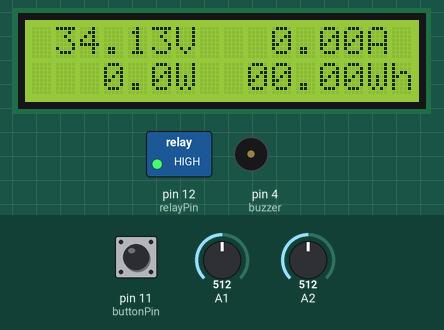
The sketch below on a simulated Arduino Uno, built with avr-gcc and run on an emulated ATmega328P. On the bench: 16×2 character LCD, switched loads named in the sketch (green lamp = pin HIGH), buzzer (waves = sounding). The test bench sets the inputs (shaded band); at power-on: A1 = 512, A2 = 512, pin 11 (buttonPin) LOW. What the sketch prints to the serial monitor is not drawn.

Above: at 19.5 s.
19.6 s: A1 set to 533
At 21.92 s:
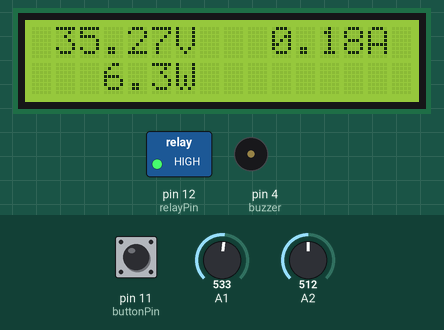
22.9 s: A1 set to 555
At 26.1 s:
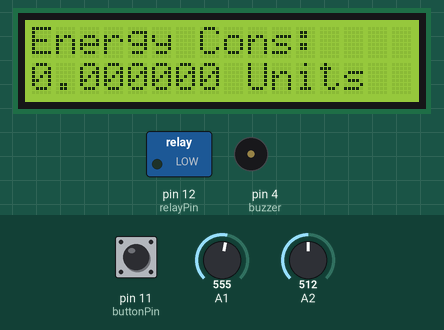
26.2 s: A2 set to 716
At 29.0 s:
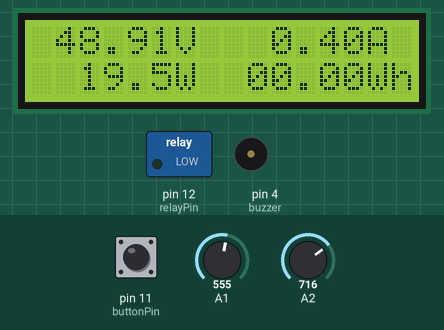
29.5 s: A2 set to 900
At 31.79 s:
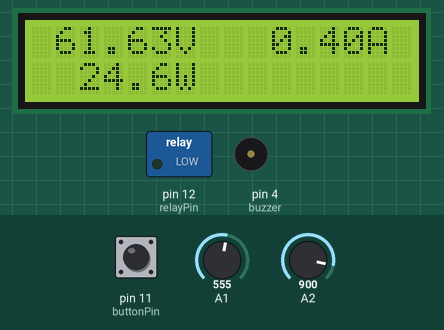
32.8 s: A1 set to 511
At 35.6 s:
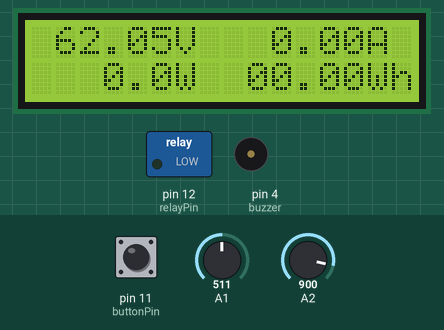
36.1 s: pin 11 (buttonPin) pulled HIGH for 1 s
At 37.7 s:
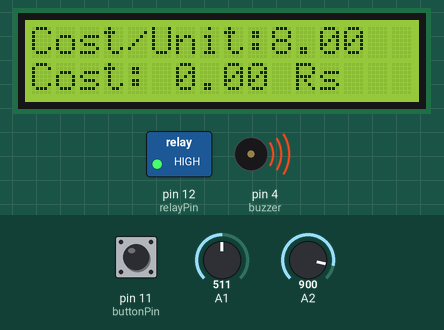
Timing chart, 0 to 39.4 s (numbered marks = the images above; inputs shaded):
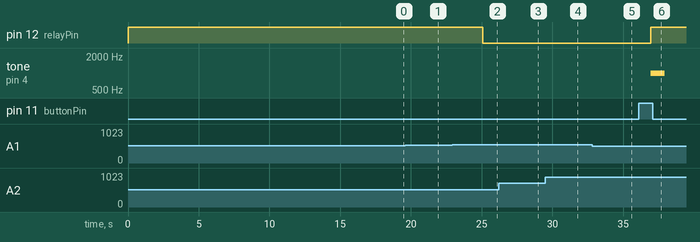

The sketch:

Arduino_Energy_Meter005.ino
```cpp
#include <Wire.h>
#include <LiquidCrystal_I2C.h>

LiquidCrystal_I2C lcd(0x27, 2, 16);  // LCD object with I2C address 0x27, 2 rows, and 16 columns
const int analogInPin = A0;  // Analog pin for voltage measurement
const int relayPin = 12;  // Pin connected to the relay module
const int buttonPin = 11;  // Pin connected to the manual control button
bool isButtonPressed = false;  // Flag to track button press
unsigned long lastButtonPress = 0;  // Store the time of the last button press

int a, b, c;  // Variables for sensor readings
long volt, current, power, ah, wh;  // Variables for voltage, current, power, ampere-hours, and watt-hours
unsigned long msec = 0;  // Current milliseconds
float time = 0.0;  // Elapsed time
int sample = 0;  // Sample count for averaging
float totalCharge = 0.0;  // Total charge in ampere-seconds
float averageAmps = 0.0;  // Average current
float ampSeconds = 0.0;  // Ampere-seconds
long ampHours = 0;  // Ampere-hours

// Pacman Intro Theme
// Melody and note definitions for the piezo buzzer
// (Note: Music part has been removed in this version)
// ...

int tempo = 105;  // Tempo of the musical notes
int buzzer = 4;  // Pin connected to the piezo buzzer

int melody[] = {
  // Melody array (Note: Music part has been removed in this version)
  // ...
};

int notes = sizeof(melody) / sizeof(melody[0]) / 2;  // Calculate the number of notes in the melody
int wholenote = (60000 * 4) / tempo;  // Calculate the duration of a whole note
int divider = 0, noteDuration = 0;  // Variables for note duration calculations

// Setup function: Initializes pins, LCD, and performs startup melody and scrolling text
void setup() {
  pinMode(relayPin, OUTPUT);
  digitalWrite(relayPin, HIGH);  // Ensure the relay is initially turned off
  pinMode(buttonPin, INPUT);
  pinMode(buzzer, OUTPUT);
  lcd.begin(16, 2);  // Initialize the LCD with 16 columns and 2 rows
  Serial.begin(9600);
  lcd.init();
  lcd.backlight();

  lcd.setCursor(0, 0);
  lcd.print("GOOD DAY");

  // Play startup melody (Note: Music part has been removed in this version)
  // ...

  lcd.clear();
  lcd.setCursor(0, 0);
  lcd.print("Energy Meter");

  delay(2000);

  scrollText("Circuits & Measurements Lab  COURSE PROJECT  ");

  for (int i = 0; i < 2; ++i) {
    lcd.setCursor(0, 1);
    lcd.print("Initializing");
    delay(500);
    lcd.print(".");
    delay(500);
    lcd.print(".");
    delay(500);
    lcd.print(".");
    delay(500);
    lcd.clear();
  }

  lcd.clear();
}

// Main loop function: Reads sensor values, calculates parameters, and updates the LCD
void loop() {
  // Read analog sensor values for voltage and current
  for (int i = 0; i < 200; i++) {
    c = analogRead(A1);
    a = analogRead(A2);
    volt = volt + a;
    current = current + c;
    delay(1);
  }

  // Calculate average current and adjust values
  current = (current / 200 - 514);
  if (current < 0.01) current = 0;
  current = current * 0.9999;
  volt = volt / 30;
  power = (volt * current) / 1000;

  sample = sample + 1;

  long msec = millis();
  float time = (float)msec / 1000.0;
  totalCharge = totalCharge + current;
  averageAmps = totalCharge / sample;
  ampSeconds = averageAmps * time;
  ampHours = ampSeconds / 3600;
  wh = ampHours * volt;

  // Print electrical parameters to the serial monitor
  Serial.print("{\"voltage\":");
  Serial.print(volt);
  Serial.print("}  ");
  Serial.print(current);
  Serial.print("mA ");
  Serial.print(power, 6);
  Serial.print("W ");
  Serial.print(ampHours, 6);
  Serial.print("Ah ");
  Serial.print(wh);
  Serial.print(" WATTHOUR   ");
  Serial.print(" units   ");
  Serial.print(wh / 1000.0, 6);
  Serial.println();

  // Control the relay based on current limits and button presses
  controlRelay();

  // Update the LCD with real-time information
  lcd.setCursor(6, 0);
  lcd.print("V");
  b = volt % 10;
  lcd.setCursor(5, 0);
  lcd.print(b);
  b = (volt / 10) % 10;
  lcd.setCursor(4, 0);
  lcd.print(b);
  lcd.setCursor(3, 0);
  lcd.print(".");
  b = (volt / 100) % 10;
  lcd.setCursor(2, 0);
  lcd.print(b);
  b = (volt / 1000) % 10;
  lcd.setCursor(1, 0);
  if (volt > 999) lcd.print(b);
  else lcd.print(" ");

  lcd.setCursor(14, 0);
  lcd.print("A");

  b = current % 10;
  lcd.setCursor(13, 0);
  lcd.print(b);
  b = (current / 10) % 10;
  lcd.setCursor(12, 0);
  lcd.print(b);
  lcd.setCursor(11, 0);
  lcd.print(".");
  b = (current / 100) % 10;
  lcd.setCursor(10, 0);
  lcd.print(b);

  lcd.setCursor(6, 1);
  lcd.print("W");
  b = power % 10;
  lcd.setCursor(5, 1);
  lcd.print(b);
  b = (power / 10) % 10;
  lcd.setCursor(3, 1);
  lcd.print(b);
  lcd.setCursor(4, 1);
  lcd.print(".");
  b = (power / 100) % 10;
  lcd.setCursor(2, 1);
  if (power > 99) lcd.print(b);
  else lcd.print(" ");
  b = (power / 1000) % 10;

  lcd.setCursor(1, 1);
  if (power > 999) lcd.print(b);
  else lcd.print(" ");

  delay(100);
  lcd.setCursor(14, 1);
  lcd.print("Wh");

  b = wh % 10;
  lcd.setCursor(13, 1);
  lcd.print(b);
  b = (wh / 10) % 10;
  lcd.setCursor(12, 1);
  lcd.print(b);
  lcd.setCursor(11, 1);
  lcd.print(".");
  b = (wh / 100) % 10;
  lcd.setCursor(10, 1);
  lcd.print(b);
  b = (wh / 1000) % 10;
  lcd.setCursor(9, 1);
  lcd.print(b);

  // Control the relay and introduce a delay
  controlRelay();
  delay(800);

  // Clear the LCD and display energy consumption information
  lcd.clear();
  lcd.setCursor(0, 0);
  lcd.print("Energy Cons:");
  lcd.setCursor(0, 1);
  lcd.print(wh / 1000.0, 6);
  lcd.setCursor(9, 1);
  lcd.print("Units");
  delay(1000);
  lcd.clear();
  controlRelay();

  // Calculate and display energy cost
  float costPerUnit = 8.00;
  float energyCost = (wh / 1000.0) * costPerUnit;
  lcd.setCursor(0, 0);
  lcd.print("Cost/Unit: ");
  lcd.setCursor(10, 0);
  lcd.print(costPerUnit);

  lcd.setCursor(0, 1);
  lcd.print("Cost: ");
  lcd.print(energyCost, 2);
  lcd.setCursor(11, 1);
  lcd.print("Rs");

  delay(1000);
  lcd.clear();

  // Control the relay at the end of each iteration
  controlRelay();
}

// Function to control the relay based on current limits and button presses
void controlRelay() {
  if (current >= 30) {
    digitalWrite(relayPin, LOW);
    Serial.println("Relay OFF - Current exceeded limit");
  } else {
    if (digitalRead(buttonPin) == HIGH && !isButtonPressed) {
      digitalWrite(relayPin, HIGH);
      Serial.println("Relay ON - Button pressed");
      isButtonPressed = true;
      tone(buzzer, 1000, 1000);  // Sound the buzzer for button press feedback
    } else if (isButtonPressed) {
      isButtonPressed = false;
    }
  }
}

// Function to scroll text on the LCD during startup
void scrollText(const char* text) {
  int textLength = strlen(text);

  for (int i = 0; i < textLength - 16; ++i) {
    int startPos = i % textLength;
    lcd.clear();
    lcd.setCursor(0, 0);

    // Display a portion of the text in a scrolling fashion
    for (int j = 0; j < 16; ++j) {
      lcd.write(text[(startPos + j) % textLength]);
    }

    delay(400);
  }
}
```

Measured:
- the behaviour switches between 544 and 545 on A1 (found by bisection; images 1 and 2)
- after the input at 22.9 s, pin 12 (relayPin): HIGH → LOW after 2.2 s
- after the input at 36.1 s, pin 12 (relayPin): LOW → HIGH after 0.84 s; tone on pin 4 (buzzer): silent → 1000 Hz after 0.84 s, → silent 1.0 s later
- what the display in image 0 shows lasts 0.9 s, from 18.7 s to 19.6 s
